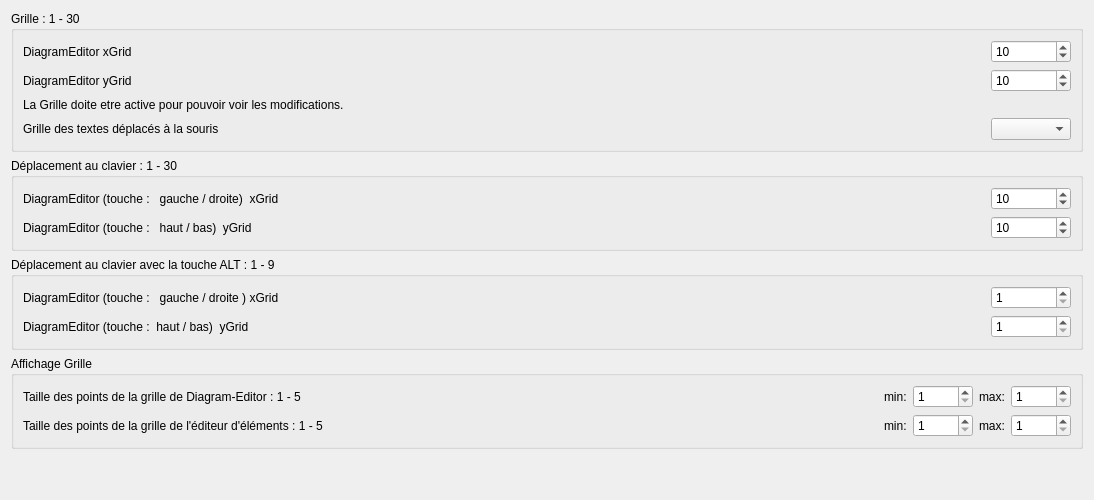
     <widget class="QWidget" name="GrilleClavier">
      <attribute name="title">
       <string>Grille + Clavier</string>
      </attribute>
      <layout class="QVBoxLayout" name="verticalLayout_5">
       <item>
        <widget class="QGroupBox" name="groupBox">
         <property name="title">
          <string>Grille : 1 - 30</string>
         </property>
         <property name="flat">
          <bool>false</bool>
         </property>
         <property name="checkable">
          <bool>false</bool>
         </property>
         <layout class="QGridLayout" name="gridLayout_6">
          <item row="0" column="2">
           <widget class="QSpinBox" name="DiagramEditor_xGrid_sb">
            <property name="minimumSize">
             <size>
              <width>80</width>
              <height>0</height>
             </size>
            </property>
            <property name="minimum">
             <number>1</number>
            </property>
            <property name="maximum">
             <number>30</number>
            </property>
            <property name="singleStep">
             <number>1</number>
            </property>
            <property name="value">
             <number>10</number>
            </property>
           </widget>
          </item>
          <item row="1" column="0">
           <widget class="QLabel" name="Label_Diagram_yGrid">
            <property name="text">
             <string>DiagramEditor yGrid</string>
            </property>
           </widget>
          </item>
          <item row="2" column="0">
           <widget class="QLabel" name="Label_Grid_Tip">
            <property name="text">
             <string>La Grille doite etre active pour pouvoir voir les modifications.</string>
            </property>
           </widget>
          </item>
          <item row="1" column="2">
           <widget class="QSpinBox" name="DiagramEditor_yGrid_sb">
            <property name="minimumSize">
             <size>
              <width>80</width>
              <height>0</height>
             </size>
            </property>
            <property name="minimum">
             <number>1</number>
            </property>
            <property name="maximum">
             <number>30</number>
            </property>
            <property name="value">
             <number>10</number>
            </property>
           </widget>
          </item>
          <item row="0" column="0">
           <widget class="QLabel" name="Label_Diagram_xGrid">
            <property name="text">
             <string>DiagramEditor xGrid</string>
            </property>
           </widget>
          </item>
          <item row="0" column="1">
           <spacer name="horizontalSpacer_6">
            <property name="orientation">
             <enum>Qt::Horizontal</enum>
            </property>
            <property name="sizeHint" stdset="0">
             <size>
              <width>40</width>
              <height>20</height>
             </size>
            </property>
           </spacer>
          </item>
          <item row="3" column="0">
           <widget class="QLabel" name="Label_Diagram_textGrid">
            <property name="text">
             <string>Grille des textes déplacés à la souris</string>
            </property>
            <property name="toolTip">
             <string>Fraction de la grille des folios. Maintenir Ctrl pendant le déplacement pour placer librement.</string>
            </property>
           </widget>
          </item>
          <item row="3" column="2">
           <widget class="QComboBox" name="DiagramEditor_textGrid_cb">
            <property name="minimumSize">
             <size>
              <width>80</width>
              <height>0</height>
             </size>
            </property>
           </widget>
          </item>
         </layout>
        </widget>
       </item>
       <item>
        <widget class="QGroupBox" name="groupBox_2">
         <property name="title">
          <string>Déplacement au clavier : 1 - 30</string>
         </property>
         <layout class="QGridLayout" name="gridLayout_10">
          <item row="0" column="2">
           <widget class="QSpinBox" name="DiagramEditor_xKeyGrid_sb">
            <property name="minimumSize">
             <size>
              <width>80</width>
              <height>0</height>
             </size>
            </property>
            <property name="minimum">
             <number>1</number>
            </property>
            <property name="maximum">
             <number>30</number>
            </property>
            <property name="singleStep">
             <number>1</number>
            </property>
            <property name="value">
             <number>10</number>
            </property>
           </widget>
          </item>
          <item row="1" column="2">
           <widget class="QSpinBox" name="DiagramEditor_yKeyGrid_sb">
            <property name="minimumSize">
             <size>
              <width>80</width>
              <height>0</height>
             </size>
            </property>
            <property name="minimum">
             <number>1</number>
            </property>
            <property name="maximum">
             <number>30</number>
            </property>
            <property name="singleStep">
             <number>1</number>
            </property>
            <property name="value">
             <number>10</number>
            </property>
           </widget>
          </item>
          <item row="0" column="0">
           <widget class="QLabel" name="Label_Diagram_Key_xGrid">
            <property name="text">
             <string>DiagramEditor (touche :   gauche / droite)  xGrid</string>
            </property>
           </widget>
          </item>
          <item row="1" column="0">
           <widget class="QLabel" name="Label_Diagram_Key_yGrid">
            <property name="text">
             <string>DiagramEditor (touche :   haut / bas)  yGrid</string>
            </property>
           </widget>
          </item>
          <item row="0" column="1">
           <spacer name="horizontalSpacer_5">
            <property name="orientation">
             <enum>Qt::Horizontal</enum>
            </property>
            <property name="sizeHint" stdset="0">
             <size>
              <width>40</width>
              <height>20</height>
             </size>
            </property>
           </spacer>
          </item>
         </layout>
        </widget>
       </item>
       <item>
        <widget class="QGroupBox" name="groupBox_4">
         <property name="title">
          <string>Déplacement au clavier avec la touche ALT : 1 - 9</string>
         </property>
         <layout class="QGridLayout" name="gridLayout_11">
          <item row="0" column="1">
           <widget class="QLabel" name="Label_Diagram_Key_xGrid_ALT">
            <property name="text">
             <string>DiagramEditor (touche :   gauche / droite ) xGrid</string>
            </property>
           </widget>
          </item>
          <item row="1" column="3">
           <widget class="QSpinBox" name="DiagramEditor_yKeyGridFine_sb">
            <property name="minimumSize">
             <size>
              <width>80</width>
              <height>0</height>
             </size>
            </property>
            <property name="minimum">
             <number>1</number>
            </property>
            <property name="maximum">
             <number>9</number>
            </property>
            <property name="singleStep">
             <number>1</number>
            </property>
            <property name="value">
             <number>1</number>
            </property>
           </widget>
          </item>
          <item row="1" column="1">
           <widget class="QLabel" name="Label_Diagram_Key_yGrid_ALT">
            <property name="text">
             <string>DiagramEditor (touche :  haut / bas)  yGrid</string>
            </property>
           </widget>
          </item>
          <item row="0" column="3">
           <widget class="QSpinBox" name="DiagramEditor_xKeyGridFine_sb">
            <property name="minimumSize">
             <size>
              <width>80</width>
              <height>0</height>
             </size>
            </property>
            <property name="minimum">
             <number>1</number>
            </property>
            <property name="maximum">
             <number>9</number>
            </property>
            <property name="singleStep">
             <number>1</number>
            </property>
            <property name="value">
             <number>1</number>
            </property>
           </widget>
          </item>
          <item row="0" column="2">
           <spacer name="horizontalSpacer_4">
            <property name="orientation">
             <enum>Qt::Horizontal</enum>
            </property>
            <property name="sizeHint" stdset="0">
             <size>
              <width>40</width>
              <height>20</height>
             </size>
            </property>
           </spacer>
          </item>
         </layout>
        </widget>
       </item>
       <item>
        <widget class="QGroupBox" name="groupBox_8">
         <property name="title">
          <string>Affichage Grille</string>
         </property>
         <layout class="QGridLayout" name="gridLayout_5">
          <item row="0" column="2">
           <widget class="QLabel" name="label_19">
            <property name="text">
             <string>min:</string>
            </property>
           </widget>
          </item>
          <item row="0" column="5">
           <widget class="QSpinBox" name="DiagramEditor_Grid_PointSize_max_sb">
            <property name="minimumSize">
             <size>
              <width>60</width>
              <height>0</height>
             </size>
            </property>
            <property name="minimum">
             <number>1</number>
            </property>
            <property name="maximum">
             <number>5</number>
            </property>
           </widget>
          </item>
          <item row="0" column="1">
           <spacer name="horizontalSpacer_10">
            <property name="orientation">
             <enum>Qt::Horizontal</enum>
            </property>
            <property name="sizeHint" stdset="0">
             <size>
              <width>555</width>
              <height>20</height>
             </size>
            </property>
           </spacer>
          </item>
          <item row="1" column="3">
           <widget class="QSpinBox" name="ElementEditor_Grid_PointSize_min_sb">
            <property name="minimumSize">
             <size>
              <width>60</width>
              <height>0</height>
             </size>
            </property>
            <property name="minimum">
             <number>1</number>
            </property>
            <property name="maximum">
             <number>5</number>
            </property>
           </widget>
          </item>
          <item row="0" column="0">
           <widget class="QLabel" name="Label_Diagram_Grid_PointSize">
            <property name="text">
             <string>Taille des points de la grille de Diagram-Editor : 1 - 5</string>
            </property>
           </widget>
          </item>
          <item row="0" column="3">
           <widget class="QSpinBox" name="DiagramEditor_Grid_PointSize_min_sb">
            <property name="minimumSize">
             <size>
              <width>60</width>
              <height>0</height>
             </size>
            </property>
            <property name="minimum">
             <number>1</number>
            </property>
            <property name="maximum">
             <number>5</number>
            </property>
           </widget>
          </item>
          <item row="1" column="5">
           <widget class="QSpinBox" name="ElementEditor_Grid_PointSize_max_sb">
            <property name="minimumSize">
             <size>
              <width>60</width>
              <height>0</height>
             </size>
            </property>
            <property name="minimum">
             <number>1</number>
            </property>
            <property name="maximum">
             <number>5</number>
            </property>
           </widget>
          </item>
          <item row="1" column="4">
           <widget class="QLabel" name="label_21">
            <property name="text">
             <string>max:</string>
            </property>
           </widget>
          </item>
          <item row="0" column="4">
           <widget class="QLabel" name="label_18">
            <property name="text">
             <string>max:</string>
            </property>
           </widget>
          </item>
          <item row="1" column="2">
           <widget class="QLabel" name="label_22">
            <property name="text">
             <string>min:</string>
            </property>
           </widget>
          </item>
          <item row="1" column="0">
           <widget class="QLabel" name="label_20">
            <property name="text">
             <string>Taille des points de la grille de l'éditeur d'éléments : 1 - 5</string>
            </property>
           </widget>
          </item>
         </layout>
        </widget>
       </item>
       <item>
        <spacer name="verticalSpacer_5">
         <property name="orientation">
          <enum>Qt::Vertical</enum>
         </property>
         <property name="sizeHint" stdset="0">
          <size>
           <width>20</width>
           <height>40</height>
          </size>
         </property>
        </spacer>
       </item>
      </layout>
     </widget>
